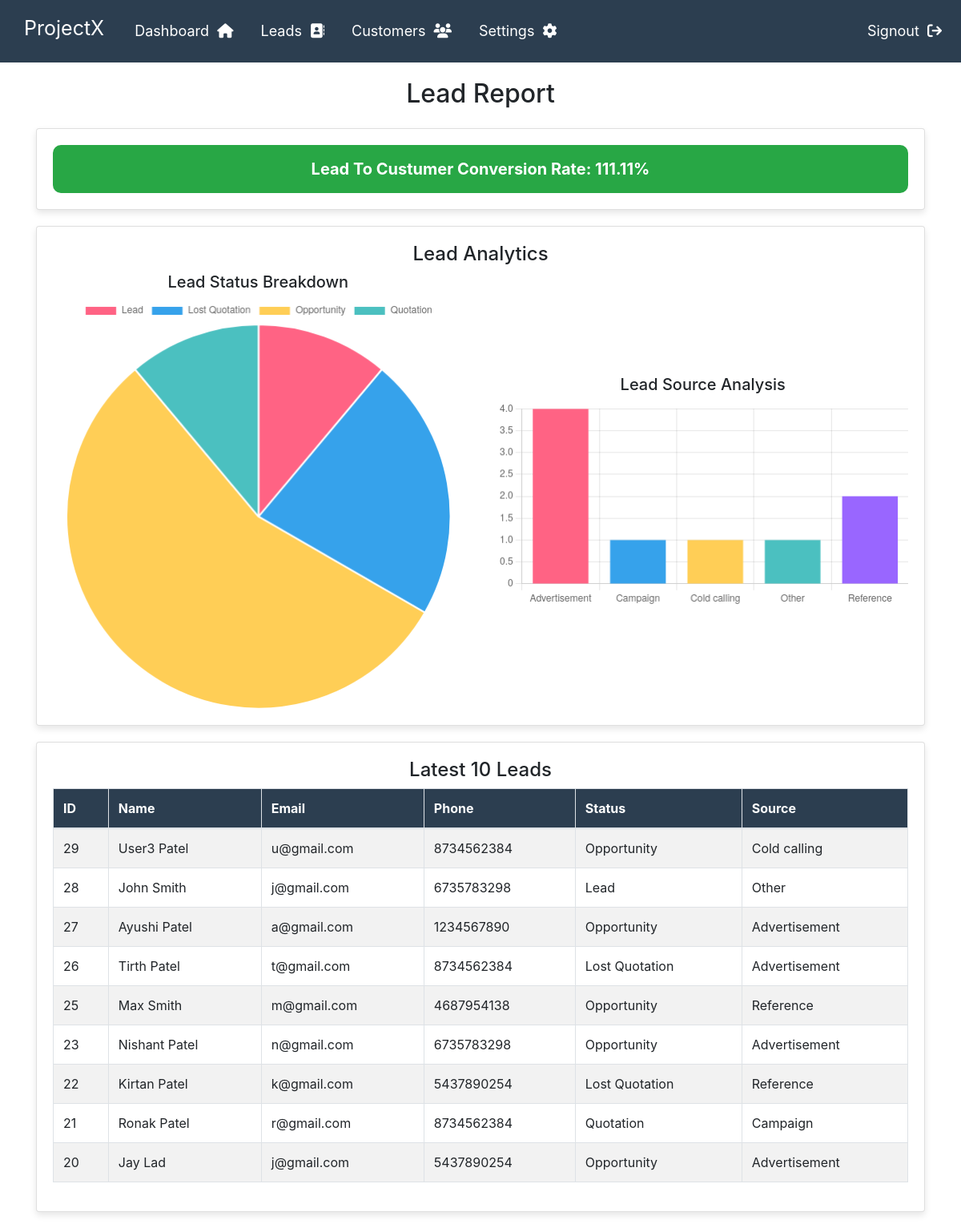
Screenshot of /lead_report/ with the database file from the repository.
### crmapp/models.py (models this page shows, shortened)
class Lead(models.Model):
    first_name = models.CharField(max_length=50)
    last_name = models.CharField(max_length=50)
    email  = models.EmailField()
    phone = models.IntegerField()
    address = models.CharField(max_length=50)
    city = models.CharField(max_length=50)
    country = models.CharField(max_length=50)
    item = models.CharField(max_length=50)
    source = models.CharField(max_length=50)
    status = models.CharField(max_length=50)
    lead_owner = models.ForeignKey(User, on_delete=models.CASCADE, related_name="leads")
    lead_date = models.DateField()
    status_changed_at = models.DateTimeField(auto_now=True)  # Track when status changes to 'Customer'

### crmapp/views.py (the view)
# urls.py: path('lead_report/',Lead_report, name="lead_report"),
def Lead_report(request):
    total_leads = Lead.objects.count()
    converted_leads = Customer.objects.count()
    conversion_rate = round((converted_leads / total_leads) * 100, 2) if total_leads > 0 else 0
    lead_status_counts = Lead.objects.values('status').annotate(count=Count('status'))
    lead_status_labels = [entry['status'] for entry in lead_status_counts]
    lead_status_data = [entry['count'] for entry in lead_status_counts]
    lead_source_counts = Lead.objects.values('source').annotate(count=Count('source'))
    lead_source_labels = [entry['source'] for entry in lead_source_counts]
    lead_source_data = [entry['count'] for entry in lead_source_counts]
    latest_leads = Lead.objects.order_by('-id')[:10]
    context = {
        'conversion_rate': conversion_rate,
        'lead_status_labels': lead_status_labels,
        'lead_status_data': lead_status_data,
        'lead_source_labels': lead_source_labels,
        'lead_source_data': lead_source_data,
        'latest_leads': latest_leads,
    }
    return render(request, 'lead_report.html', context)

### crmapp/templates/lead_report.html (shortened to what this page needs)
<!DOCTYPE html>
<html lang="en">
<head>
    <link rel="stylesheet" href="https://cdn.jsdelivr.net/npm/bootstrap@5.3.0/dist/css/bootstrap.min.css">
    <link rel="stylesheet" href="https://cdnjs.cloudflare.com/ajax/libs/font-awesome/6.4.0/css/all.min.css">
</head>
<body>
    {% include 'navdash.html' %}
    {% block content %}
    <div class="container">
        <h2 class="text-center mb-4">Lead Report</h2>
        <div class="card">
            <div class="conversion-box">
                Lead To Custumer Conversion Rate: {{ conversion_rate }}%
            </div>
        </div>
        <div class="card">
            <h4 class="text-center">Lead Analytics</h4>
            <div class="chart-container">
                <div class="chart-box">
                    <h5 class="text-center">Lead Status Breakdown</h5>
                    <canvas id="leadStatusChart"></canvas>
                </div>
                <div class="chart-box">
                    <h5 class="text-center">Lead Source Analysis</h5>
                    <canvas id="leadSourceChart"></canvas>
                </div>
            </div>
        </div>
        <div class="card">
            <h4 class="text-center">Latest 10 Leads</h4>
            <div class="table-container">
                <table class="table table-bordered table-striped">
                    <thead>
                        <tr>
                            <th>ID</th>
                            <th>Name</th>
                            <th>Email</th>
                            <th>Phone</th>
                            <th>Status</th>
                            <th>Source</th>
                        </tr>
                    </thead>
                    <tbody>
                        {% for lead in latest_leads %}
                        <tr>
                            <td>{{ lead.id }}</td>
                            <td>{{ lead.first_name }} {{ lead.last_name }}</td>
                            <td>{{ lead.email }}</td>
                            <td>{{ lead.phone }}</td>
                            <td>{{ lead.status }}</td>
                            <td>{{ lead.source }}</td>
                        </tr>
                        {% empty %}
                        <tr>
                            <td colspan="6" class="text-center">No leads found</td>
                        </tr>
                        {% endfor %}
                    </tbody>
                </table>
            </div>
        </div>
    </div>
    <script>
        // Lead Status Chart
        var ctx1 = document.getElementById('leadStatusChart').getContext('2d');
        var leadStatusChart = new Chart(ctx1, {
            type: 'pie',
            data: {
                labels: {{ lead_status_labels|safe }},
                datasets: [{
                    label: 'Leads by Status',
                    data: {{ lead_status_data|safe }},
                    backgroundColor: ['#ff6384', '#36a2eb', '#ffce56', '#4bc0c0', '#9966ff'],
                    hoverOffset: 4
                }]
            }
        });
        // Lead Source Chart
        var ctx2 = document.getElementById('leadSourceChart').getContext('2d');
        var leadSourceChart = new Chart(ctx2, {
            type: 'bar',
            data: {
                labels: {{ lead_source_labels|safe }},
                datasets: [{
                    label: 'Leads by Source',
                    data: {{ lead_source_data|safe }},
                    backgroundColor: ['#ff6384', '#36a2eb', '#ffce56', '#4bc0c0', '#9966ff'],
                    hoverOffset: 4
                }]
            },
            options: {
                responsive: true,
                plugins: {
                    legend: {
                        display: false
                    }
                }
            }
        });
    </script>
    {% endblock %}
</body>
</html>

### crmapp/templates/navdash.html (shortened to what this page needs)
<html lang="en">
<head>
    <link rel="stylesheet" href="https://cdn.jsdelivr.net/npm/bootstrap@4.6.2/dist/css/bootstrap.min.css">
</head>
<nav class="navbar navbar-expand-lg navbar-dark bg-primary justify-content-center">
    <a class="navbar-brand main-heading" href="{% url 'home' %}">
        &nbsp; ProjectX &nbsp;
    </a>
    <div class="collapse navbar-collapse text-center" id="navbarNavDropdown">
        <ul class="navbar-nav">
            <li class="nav-item">
                <a class="nav-link text-white" href="{% url 'dashboard' %}">
                    Dashboard&nbsp; <i class="fa fa-home" aria-hidden="true"></i>
                </a>
            </li>
            <li class="nav-item dropdown">
                <a class="nav-link dropdown-toggle text-white" href="{% url 'lead_list' %}" id="leadsDropdown" role="button" data-toggle="dropdown" aria-haspopup="true" aria-expanded="false">
                    Leads&nbsp; <i class="fa fa-address-book" aria-hidden="true"></i>
                </a>
            </li>
            <li class="nav-item dropdown">
                <a class="nav-link dropdown-toggle text-white" href="{% url 'customer_list' %}" id="customersDropdown" role="button" data-toggle="dropdown" aria-haspopup="true" aria-expanded="false">
                    Customers&nbsp; <i class="fa fa-users" aria-hidden="true"></i>
                </a>
            </li>
            <li class="nav-item dropdown">
                <a class="nav-link dropdown-toggle text-white" href="#" id="LetterheadDropdown" role="button" data-toggle="dropdown" aria-haspopup="true" aria-expanded="false">
                    Settings&nbsp; <i class="fa fa-cog" aria-hidden="true"></i>
                </a>
            </li>
        </ul>
        <ul class="navbar-nav ml-auto">
            <li class="nav-item">
                <a class="nav-link text-white" href="{% url 'logout' %}">
                    Signout&nbsp; <i class="fa fa-sign-out" aria-hidden="true"></i>
                </a>
            </li>
        </ul>
    </div>
</nav>
<body>
</body>
</html>

### crmapp/templates/lead_report.html (style rules this page uses)
body { background-color: #f8f9fa; font-family: Arial, sans-serif; }
.container { max-width: 1200px; margin: 20px auto; }
.card { border-radius: 10px; box-shadow: 0px 4px 8px rgba(0, 0, 0, 0.1); padding: 20px; background-color: #ffffff; margin-bottom: 20px; }
.chart-container { display: flex; justify-content: space-between; align-items: center; flex-wrap: wrap; }
.chart-box { width: 48%; min-width: 300px; }
.table-container { overflow-x: auto; }
.table { margin-bottom: 0; background: #fff; }
.table th { background-color: #2c3e50; color: white; }
.conversion-box { font-size: 20px; font-weight: bold; text-align: center; padding: 15px; background: #28a745; color: white; border-radius: 10px; }

### crmapp/templates/navdash.html (style rules this page uses)
body { margin: 0; padding: 0; }
.navbar { padding-top: 12px; padding-bottom: 18px; background-color: #2c3e50 !important; color: white; }
.navbar-brand { font-size: 25px; }
.nav-link { font-size: 18px; }
.navbar-nav { padding-top: 5px; }
.navbar .dropdown-toggle::after { display: none !important; }

### rows the page displays
Lead: id "29", first_name "User3", last_name "Patel", email "u@gmail.com", phone "8734562384", status "Opportunity", source "Cold calling"
Lead: id "28", first_name "John", last_name "Smith", email "j@gmail.com", phone "6735783298", status "Lead", source "Other"
Lead: id "27", first_name "Ayushi", last_name "Patel", email "a@gmail.com", phone "1234567890", status "Opportunity", source "Advertisement"
Lead: id "26", first_name "Tirth", last_name "Patel", email "t@gmail.com", phone "8734562384", status "Lost Quotation", source "Advertisement"
Lead: id "25", first_name "Max", last_name "Smith", email "m@gmail.com", phone "4687954138", status "Opportunity", source "Reference"
Lead: id "23", first_name "Nishant", last_name "Patel", email "n@gmail.com", phone "6735783298", status "Opportunity", source "Advertisement"
Lead: id "22", first_name "Kirtan", last_name "Patel", email "k@gmail.com", phone "5437890254", status "Lost Quotation", source "Reference"
Lead: id "21", first_name "Ronak", last_name "Patel", email "r@gmail.com", phone "8734562384", status "Quotation", source "Campaign"
Lead: id "20", first_name "Jay", last_name "Lad", email "j@gmail.com", phone "5437890254", status "Opportunity", source "Advertisement"

### other values shown
{{ conversion_rate }} "111.11"
chart data {{ lead_status_labels|safe }} ['Lead', 'Lost Quotation', 'Opportunity', 'Quotation']
chart data {{ lead_status_data|safe }} [1, 2, 5, 1]
chart data {{ lead_source_labels|safe }} ['Advertisement', 'Campaign', 'Cold calling', 'Other', 'Reference']
chart data {{ lead_source_data|safe }} [4, 1, 1, 1, 2]
